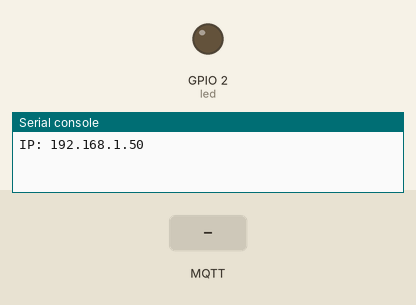
Simulated run of this program. Board: ESP32 board running MicroPython. On the bench: output pins drawn as LEDs (lit = HIGH), the last lines printed to the serial console. The test bench sets the inputs (shaded band). WiFi joins after 1.5 s; no MQTT or app messages arrive unless stated.

Above: at 2.8 s.
2.9 s: MQTT message "on" arrives on the first subscribed topic
At 3.3 s:
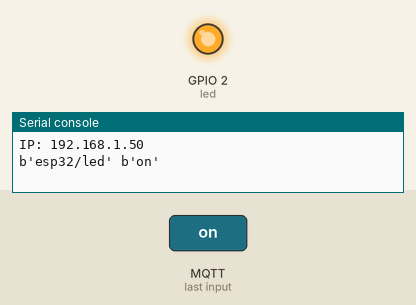
4.4 s: MQTT message "1" arrives on the first subscribed topic
At 5.8 s:
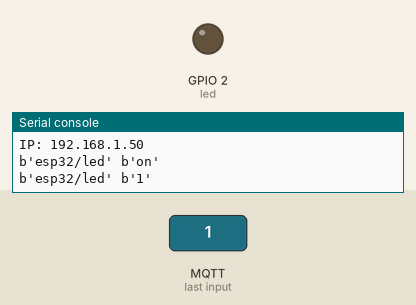
Timing chart, 0 to 7.4 s (numbered marks = the images above; inputs shaded):
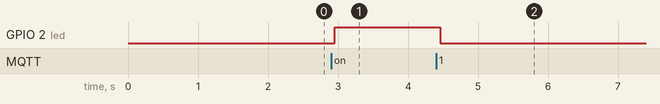

Measured:
- after the input at 2.9 s, GPIO 2 (led): LOW → HIGH after 0.05 s
- after the input at 4.4 s, GPIO 2 (led): HIGH → LOW after 0.06 s

The program:

main.py
```python
import network, time
from machine import Pin
from umqtt.simple import MQTTClient

SSID = "DamoDob"
PASSWORD = "Error303"
BROKER = "100.83.12.97"

wlan = network.WLAN(network.STA_IF)
wlan.active(True)
wlan.connect(SSID, PASSWORD)
while not wlan.isconnected():
    time.sleep(0.5)
print("IP:", wlan.ifconfig()[0])

led = Pin(2, Pin.OUT)

def on_msg(topic, msg):
    print(topic, msg)
    if topic == b"esp32/led":
        led.value(1 if msg == b"on" else 0)

client = MQTTClient("esp32-client", BROKER)
client.set_callback(on_msg)
client.connect()
client.subscribe(b"esp32/led")

last = time.ticks_ms()
while True:
    client.check_msg()
    if time.ticks_diff(time.ticks_ms(), last) > 5000:
        last = time.ticks_ms()
        client.publish(b"esp32/uptime", str(time.ticks_ms() // 1000))
    time.sleep(0.1)
```
